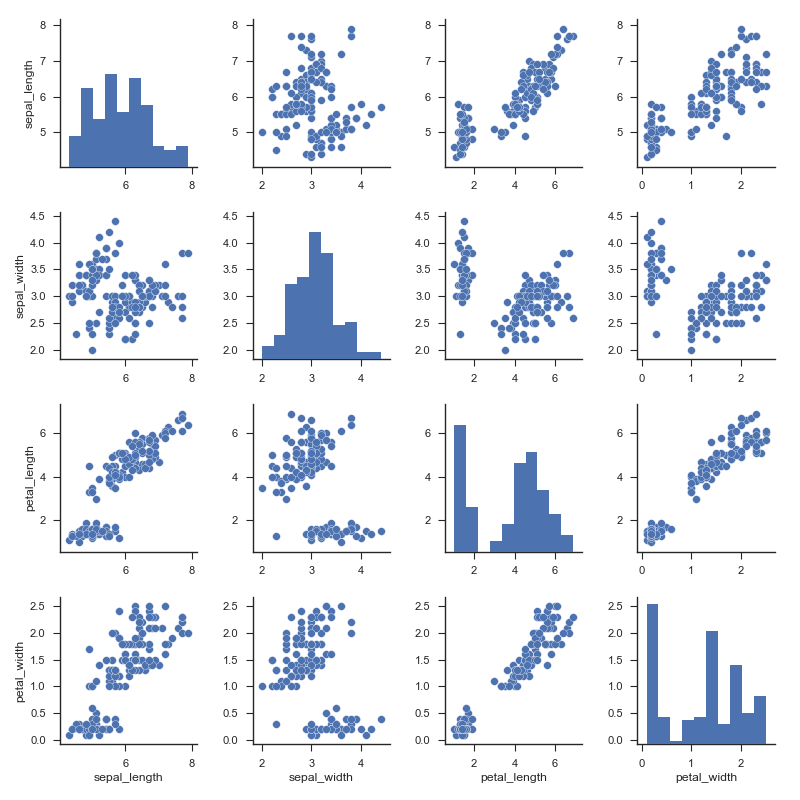

Write the Python code that produced this figure.
import seaborn as sns; sns.set(style="ticks", color_codes=True)
iris = sns.load_dataset("iris")
g = sns.pairplot(iris)
